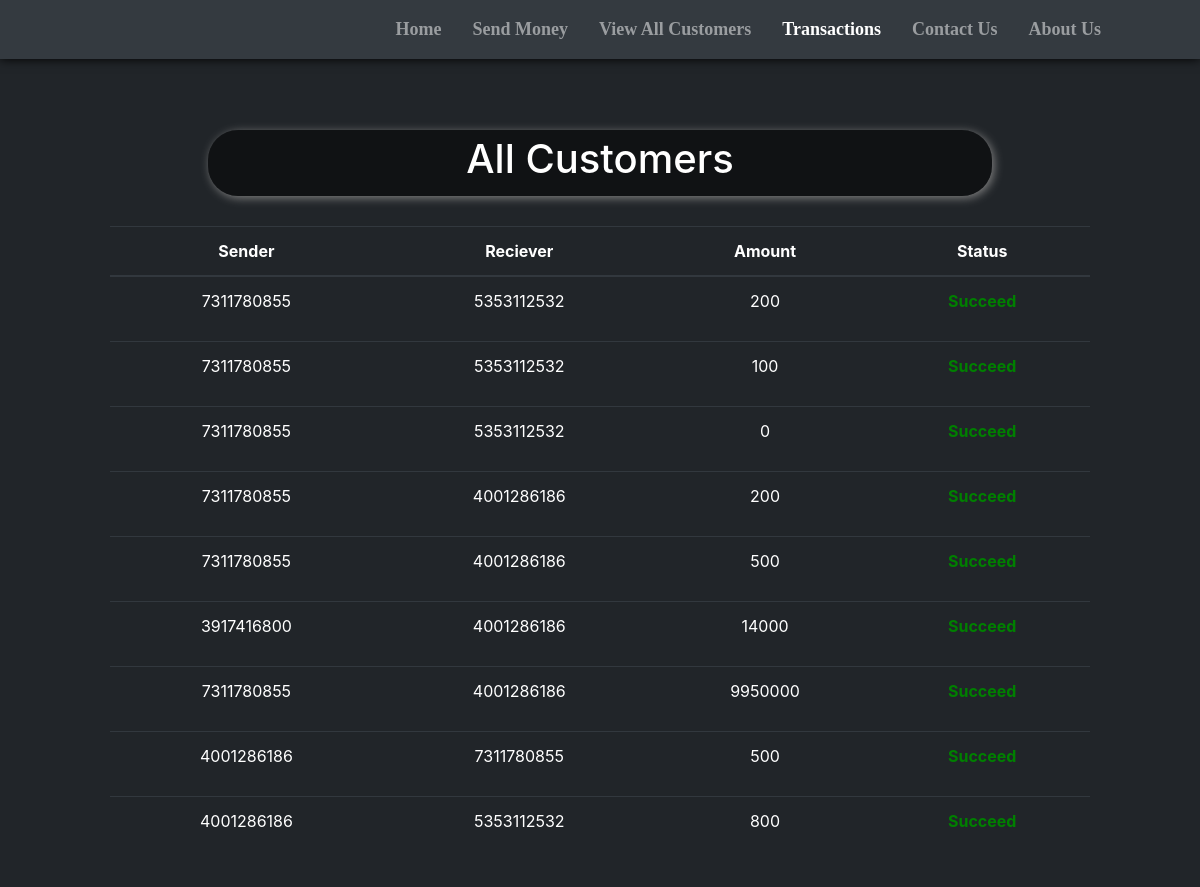
Screenshot of /transactions.php with the database file from the repository.
### tables this page shows
CREATE TABLE `transactions` (
  `sr` int(11) NOT NULL,
  `sender` varchar(10) NOT NULL,
  `receiver` varchar(10) NOT NULL,
  `amount` bigint(20) NOT NULL,
  `status` varchar(10) NOT NULL
);

### transactions.php (the view, shortened to what this page needs)
<!doctype html>
<html lang="en">
<head>
    <link href="//maxcdn.bootstrapcdn.com/bootstrap/4.1.1/css/bootstrap.min.css" rel="stylesheet" id="bootstrap-css">
    <link rel="stylesheet" href="https://use.fontawesome.com/releases/v5.1.0/css/all.css"
>
</head>
<body style="background-color:#212529;">
    <nav class="navbar navbar-expand-lg navbar-dark bg-dark fixed fixed-top"
        style="font-family:candara; font-size:18px; box-shadow: 0px 0px 10px 0px black;">
        <div class="container-fluid">
            <a href="index.php"><img src="statics\logo.jpeg" alt=""
                    style="height: 80px; margin-left:25px; margin-top:10px;"></a>
        </div>
        <div class="collapse navbar-collapse" id="navbarSupportedContent">
            <b>
                <ul class="navbar-nav ">
                    <li class="nav-item nav-links" style="margin-left:15px;">
                        <a class="nav-link text-nowrap" aria-current="page" href="index.php">Home</a>
                    </li>
                    <li class="nav-item" style="margin-left:15px; ">
                        <a class="nav-link text-nowrap" href="send_money.php">Send Money</a>
                    </li>
                    <li class="nav-item" style="margin-left:15px;">
                        <a class="nav-link text-nowrap" href="all_cust.php">View All Customers</a>
                    </li>
                    <li class="nav-item" style="margin-left:15px;">
                        <a class="nav-link text-nowrap active" href="transactions.php">Transactions</a>
                    </li>
                    <li class="nav-item" style="margin-left:15px;">
                        <a class="nav-link text-nowrap" href="contact_us.php">Contact Us</a>
                    </li>
                    <li class="nav-item" style="margin-left:15px; margin-right:75px;">
                        <a class="nav-link text-nowrap" href="about_us.php">About Us</a>
                    </li>
                </ul>
            </b>
        </div>
    </nav>
    <center>
        <div class="container" style="margin-top: 10%; padding:10px 80px 10px 80px; ">
            <div
                style="width:80%; background-color:rgba(0,0,0,.5); padding:5px 5px 5px 5px; border-radius:30px; box-shadow: 2px 2px 10px gray;">
                <h1 style=" color:white;">All Customers</h1>
            </div>
            <?php
    $conn = mysqli_connect($servername, $username, $password, $database);
    if(!$conn){
        die("Connection not established: ".mysqli_connect_error());
    }else{
        $sql = "SELECT * FROM `transactions`";
        $result = mysqli_query($conn, $sql);
?>
            <table class="table table-dark" style="margin-top: 30px;">
                <thead>
                    <tr>
                        <th scope="col">Sender</th>
                        <th scope="col">Reciever</th>
                        <th scope="col">Amount</th>
                        <th scope="col">Status</th>
                    </tr>
                </thead>
                <?php
echo "<tbody>";
        while($row = mysqli_fetch_assoc($result)){
        if(!(empty($row['sender']) && empty($row['receiver']) && empty($row['amount'])))
            {echo    '
            <tr>
              <td>'.$row['sender'].'</td>
              <td>'.$row['receiver'].'</td>
              <td>'.$row['amount'].'</td>
              <td>'; ?> <?php if($row['status'] == "Failed"){echo '<b><p style="color:red;">Succeed</p></b>';}else{echo '<b><p style="color:green;">Succeed</p></b>';} ?>
              <?php echo '</td>
              </tr>';}
    }
    }
    echo "</tbody>";
?>
        </div>
    </center>
</body>
</html>

### transactions.php (style rules this page uses)
th, td { text-align: center; }

### rows the page displays
transactions: sender "7311780855", receiver "5353112532", amount "200", status "Succeed"
transactions: sender "7311780855", receiver "5353112532", amount "100", status "Succeed"
transactions: sender "7311780855", receiver "5353112532", amount "0", status "Succeed"
transactions: sender "7311780855", receiver "4001286186", amount "200", status "Succeed"
transactions: sender "7311780855", receiver "4001286186", amount "500", status "Succeed"
transactions: sender "3917416800", receiver "4001286186", amount "14000", status "Succeed"
transactions: sender "7311780855", receiver "4001286186", amount "9950000", status "Succeed"
transactions: sender "4001286186", receiver "7311780855", amount "500", status "Succeed"
transactions: sender "4001286186", receiver "5353112532", amount "800", status "Succeed"
